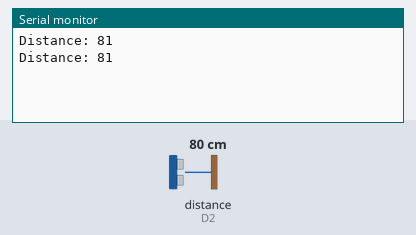
This sketch was run on a simulated ESP8266 (NodeMCU). Shown: the last lines printed to the serial monitor. Inputs (shaded band) come from the test bench; at power-on: distance to the obstacle (sensor on D2) 80 cm. The echo pulse lasts 58.3 µs per cm.

Above: at 2.3 s.
2.4 s: distance to the obstacle (sensor on D2) set to 2 cm
At 4.2 s:
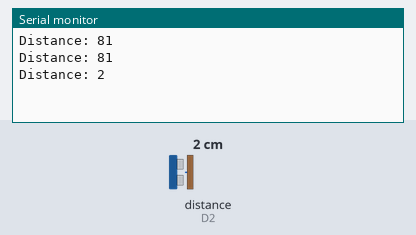
4.5 s: distance to the obstacle (sensor on D2) set to 4 cm
At 5.6 s:
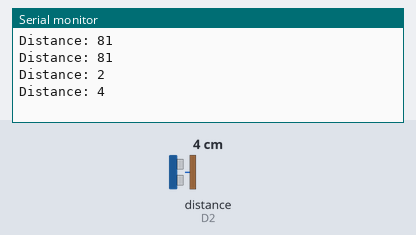
Timing chart, 0 to 7.5 s (numbered marks = the images above; inputs shaded):
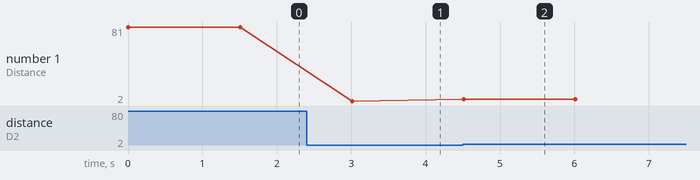

Measured:
- after the input at 2.4 s, the serial monitor: prints a new line after 0.61 s (image 1)
- after the input at 4.5 s, the serial monitor: prints a new line at once (image 2)
- plotted number 1: 81 → 2 after the input at 2.4 s, 2 → 4 after the input at 4.5 s

The sketch:

Ultrasonic.ino
```cpp
#include <NewPing.h>                    //library for ultarsonic sensor

#define TRIGGER_PIN D1                 //defining pin number of trigger
#define ECHO_PIN D2                    //defining pin number of echo

NewPing sonar(TRIGGER_PIN, ECHO_PIN);  // creating object of NewPing

unsigned int dist;                     //defining variables
unsigned int uS ;

void setup() {
 Serial.begin(9600);                  //starting the serial communication
 pinMode(TRIGGER_PIN,OUTPUT);        //set trigger pin for output
 pinMode(ECHO_PIN,INPUT);            //set echo pin for input
}


void loop() {

  digitalWrite(TRIGGER_PIN,LOW);      //stop previous wave for fresh start

  uS = sonar.ping();                  //Sends a ping , returns the echo time in microseconds

  Serial.print("Distance: ");
  dist=(uS / US_ROUNDTRIP_CM);        //calculating the distance in cm
  Serial.println(dist);
  delay(1500);                        //delay of 1.5 sec before running loop next time time


}
```
